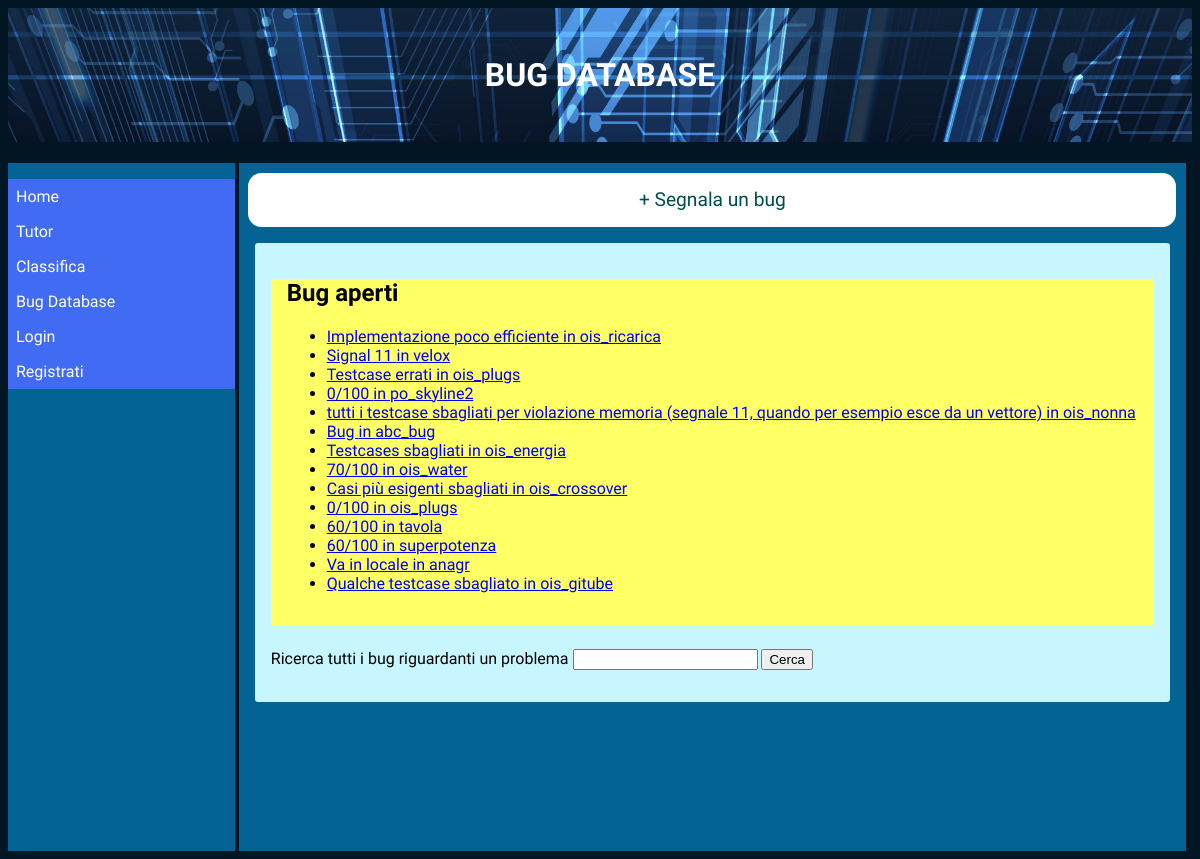
/bugdb.php, run on the app's committed database.
### tables this page shows
CREATE TABLE "Bugs" ("ID" TEXT PRIMARY KEY  NOT NULL ,"affects" TEXT,"notify" TEXT,"code" TEXT,"language" TEXT,"creator" TEXT,"fixed" BOOL,"date" DATETIME DEFAULT (null) ,"comment" TEXT,"desc" TEXT,"tags" TEXT);

### bugdb.php (the view, shortened to what this page needs)
<html>
<head>
    <link rel="stylesheet" type="text/css" href="res/css/stile.css">
    <link rel="stylesheet" href="res/css/awesomplete.css" />
</head>
<body onload="load();loadSearch()">
    <h1>
        Bug Database
    </h1>
    <div class="leftPart">
    </div>
    <div class="mainPart">
        <a href="aggiungibug.html" class="button">+ Segnala un bug</a>
        <div class="post">
            <div class="aperti">
                <h2 class="mnw">
                    Bug aperti
                </h2>
                <div class="multicols">
                    <?php
    $file_db = new PDO('sqlite:res/bugs.sqlite');
    $file_db->setAttribute(PDO::ATTR_ERRMODE, PDO::ERRMODE_EXCEPTION);
    $qry="SELECT * FROM Bugs WHERE fixed = 0";
    $stmt = $file_db->prepare($qry);
    $stmt->execute();
    $nonRisolti=$stmt->fetchAll(PDO::FETCH_ASSOC);
    echo "<ul>\n";
    foreach ($nonRisolti as $key => $value) {
        echo "<li>\n\t<a href=\"bug.php?id=".$value["ID"]."\">".mb_convert_encoding($value["desc"], 'utf-8', 'iso-8859-1')." in ".$value['affects']."</a>\n</li>\n";
    }
    ?></ul>
                </div>
            </div>
            <form method="GET" action="">
                <label>Ricerca tutti i bug riguardanti un problema</label>
                <input id="q" name="search" onkeyup="thesearch()">
                <input type="submit" value="Cerca">
            </form>
            <?php
        echo "</ul></div>\n";
        ?>
        </div>
</body>
</html>

### res/css/stile.css (style rules this page uses)
body { font-family: 'Inconsolata', monospace; background-color: #011622; }
h1 { text-transform: uppercase; text-align: center; background-image: url('../background.jpg'); padding: 1.5em; background-size: cover; color: white; }
.aperti { background-color: #ffff66!important; margin-bottom: 1.5em; padding: 1em; padding-top: 0; }
.button { background-color: #ffffff; font-size: 1.2em; padding: 0.8em; text-align: center; text-decoration: none; display: block; border-radius: 0.7em; margin:0.5em; color:#004d4d!important; }
@media screen and (min-width: 481px) { .leftPart, .mainPart { min-height: calc(100vh - 7em); } }
.leftPart, .mainPart { display: inline-block; background-color: #036395; }
.mainPart { width:80%; }
.leftPart { width:calc(20% - 10px); vertical-align: top; }
.post { display: block; margin: 1em; background-color: #C7F6FF; padding: 1em; border-radius: 0.2em; }

### res/css/awesomplete.css (style rules this page uses)
.awesomplete > input { display: block; }

### data on the page
bugs: desc "Implementazione poco efficiente", affects "ois_ricarica"
bugs: desc "Signal 11", affects "velox"
bugs: desc "Testcase errati", affects "ois_plugs"
bugs: desc "0/100", affects "po_skyline2"
bugs: desc "tutti i testcase sbagliati per violazione memoria (segnale 11, quando per esempio esce da un vettore)", affects "ois_nonna"
bugs: desc "Bug", affects "abc_bug"
bugs: desc "Testcases sbagliati", affects "ois_energia"
bugs: desc "70/100", affects "ois_water"
bugs: desc "Casi più esigenti sbagliati", affects "ois_crossover"
bugs: desc "0/100", affects "ois_plugs"
bugs: desc "60/100", affects "tavola"
bugs: desc "60/100", affects "superpotenza"
bugs: desc "Va in locale", affects "anagr"
bugs: desc "Qualche testcase sbagliato", affects "ois_gitube"
